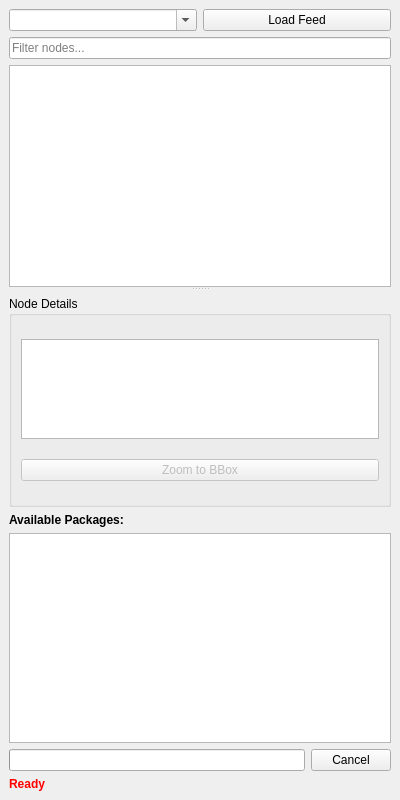
<?xml version="1.0" encoding="UTF-8"?>
<ui version="4.0">
 <class>PowerAtomDockWidgetBase</class>
 <widget class="QDockWidget" name="PowerAtomDockWidgetBase">
  <property name="geometry">
   <rect>
    <x>0</x>
    <y>0</y>
    <width>400</width>
    <height>800</height>
   </rect>
  </property>
  <property name="windowTitle">
   <string>Power Atom Client</string>
  </property>
  <widget class="QWidget" name="dockWidgetContents">
   <layout class="QVBoxLayout" name="verticalLayout">
    <item>
     <layout class="QHBoxLayout" name="horizontalLayout">
      <item>
       <widget class="QComboBox" name="urlComboBox">
        <property name="editable">
         <bool>true</bool>
        </property>
        <property name="placeholderText">
         <string>Enter or select ATOM URL...</string>
        </property>
       </widget>
      </item>
      <item>
       <widget class="QPushButton" name="loadButton">
        <property name="text">
         <string>Load Feed</string>
        </property>
       </widget>
      </item>
     </layout>
    </item>
    <item>
     <widget class="QLineEdit" name="filterLineEdit">
      <property name="placeholderText">
       <string>Filter nodes...</string>
      </property>
     </widget>
    </item>
    <item>
     <widget class="QSplitter" name="splitter">
      <property name="orientation">
       <enum>Qt::Vertical</enum>
      </property>
      <widget class="QTreeView" name="treeView">
       <property name="sizePolicy">
        <sizepolicy hsizetype="Expanding" vsizetype="Expanding">
         <horstretch>0</horstretch>
         <verstretch>0</verstretch>
        </sizepolicy>
       </property>
       <property name="headerHidden">
        <bool>true</bool>
       </property>
      </widget>
      <widget class="QWidget" name="bottomWidget" native="true">
       <layout class="QVBoxLayout" name="bottomLayout">
        <property name="leftMargin">
         <number>0</number>
        </property>
        <property name="topMargin">
         <number>5</number>
        </property>
        <item>
         <widget class="QGroupBox" name="detailsGroupBox">
          <property name="sizePolicy">
           <sizepolicy hsizetype="Expanding" vsizetype="Expanding">
            <horstretch>0</horstretch>
            <verstretch>0</verstretch>
           </sizepolicy>
          </property>
          <property name="minimumSize">
           <size>
            <width>0</width>
            <height>0</height>
           </size>
          </property>
          <property name="title">
           <string>Node Details</string>
          </property>
          <layout class="QVBoxLayout" name="detailsLayout">
           <item>
            <widget class="QTextEdit" name="detailsTextEdit">
             <property name="minimumSize">
              <size>
               <width>0</width>
               <height>0</height>
              </size>
             </property>
             <property name="maximumSize">
              <size>
               <width>16777215</width>
               <height>100</height>
              </size>
             </property>
             <property name="readOnly">
              <bool>true</bool>
             </property>
            </widget>
           </item>
           <item>
            <widget class="QPushButton" name="zoomToBBoxButton">
             <property name="enabled">
              <bool>false</bool>
             </property>
             <property name="text">
              <string>Zoom to BBox</string>
             </property>
            </widget>
           </item>
          </layout>
         </widget>
        </item>
        <item>
         <widget class="QLabel" name="packageLabel">
          <property name="styleSheet">
           <string notr="true">font-weight: bold;</string>
          </property>
          <property name="text">
           <string>Available Packages:</string>
          </property>
         </widget>
        </item>
        <item>
         <widget class="QListWidget" name="packageListWidget">
          <property name="minimumSize">
           <size>
            <width>0</width>
            <height>0</height>
           </size>
          </property>
          <property name="alternatingRowColors">
           <bool>true</bool>
          </property>
         </widget>
        </item>
       </layout>
      </widget>
     </widget>
    </item>
    <item>
     <layout class="QHBoxLayout" name="progressLayout">
      <item>
       <widget class="QProgressBar" name="progressBar">
        <property name="visible">
         <bool>false</bool>
        </property>
       </widget>
      </item>
      <item>
       <widget class="QPushButton" name="cancelButton">
        <property name="visible">
         <bool>false</bool>
        </property>
        <property name="text">
         <string>Cancel</string>
        </property>
       </widget>
      </item>
     </layout>
    </item>
    <item>
     <widget class="QLabel" name="statusLabel">
      <property name="text">
       <string>&lt;html&gt;&lt;head/&gt;&lt;body&gt;&lt;p&gt;&lt;span style=&quot; font-weight:600; color:#ff0000;&quot;&gt;Ready&lt;/span&gt;&lt;/p&gt;&lt;/body&gt;&lt;/html&gt;</string>
      </property>
     </widget>
    </item>
   </layout>
  </widget>
 </widget>
 <resources/>
 <connections/>
</ui>
